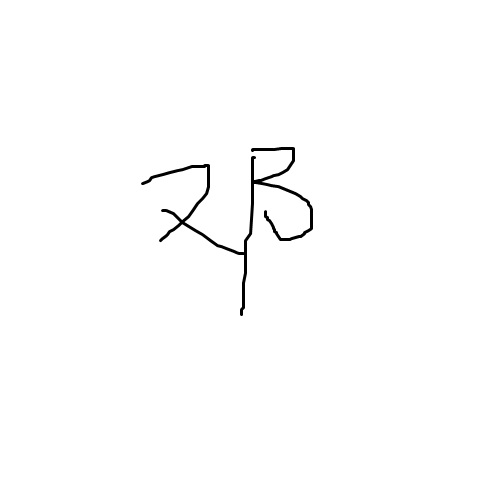
#> input picture deng.jpg, 500 x 500 px
$ python img_to_4_direction_transform.py
#> lines starting #> are read from the running program, lines starting #| are printed output that depends on the picture; after the words box and inside, x2 and y2 are one past the last pixel; in counts of white or black regions, pixels touching at a corner belong together


# -*- encoding: utf-8 -*-
'''
@File		:	pot_to_4direction_transform.py
@Time		:	2024/05/06 14:59:10
@Author		:	dan
@Description:	numpy 图像转 4方向线素的转换器
'''

from matplotlib import pyplot as plt
import numpy as np
import cv2 as cv
import torch


class ImgTo4DirectionTransform:

    @property
    def feature_count(self) -> int:
        '''
        特征数量
        '''
        return self.__feature_count

    '''
    pot数据转4方向线素数据
    '''
    def __init__(self, frame_count : int = 8, show_plt : bool = False) -> None:
        '''
        Parameters
        ----------
        frame_count 表示提取方向线素之后，每行和每列分别平均划分多少个方格

        show_plt 是否显示plt图

        '''
#> in __call__, img is the input picture: shape (500, 500); min 0, max 255, mean 252.9
        self.__frame_count = frame_count
        self.__feature_count = frame_count * frame_count * 4
        self.__show_plt = show_plt
        pass


    def handle_grad(self, d0, d1, d2, d3, d4, d5, d6, d7):
        ''' 处理二值图像，得到8方向的分数图
        1 2 3
        0   4
        7 6 5
        Parameters
        ----------


        Returns
        -------


        '''

        p0 = (d0 + d4) / 2
        p1 = (d1 + d5) / 2
        p2 = (d2 + d6) / 2
        p3 = (d3 + d7) / 2
        return (p0, p1, p2, p3)


    def split_grad_image(self, image) -> list:
        ''' 将图像分割成方向图，输入图像必须先被二值化 （0, 1）

        Parameters
        ----------


        Returns
        -------


        '''
        height, width = image.shape;
        grad_images0 = np.zeros((height, width), dtype=np.float32)
        grad_images1 = np.zeros((height, width), dtype=np.float32)
        grad_images2 = np.zeros((height, width), dtype=np.float32)
        grad_images3 = np.zeros((height, width), dtype=np.float32)
        for h in range(height):
            for w in range(width):
                if image[h, w] == 0:
                    continue

                d0 = d1 = d2 = d3 = d4 = d5 = d6 = d7 = 0
                if h == 0:
                    d1 = d2 = d3 = 0
                    ## 左上角的情况
                    if w == 0:
                        d1 = d0 = d7 = 0
                        d4 = image[h, w + 1]
                        d5 = image[h + 1, w + 1]
                        d6 = image[h + 1, w]

                    ## 右上角的情况
                    elif w == width - 1:
                        d3 = d4 = d5 = 0
                        d0 = image[h, w - 1]
                        d7 = image[h + 1, w - 1]
                        d6 = image[h + 1, w]

                    ## 上边沿情况
                    else:
                        d4 = image[h, w + 1]
                        d5 = image[h + 1, w + 1]
                        d6 = image[h + 1, w]
                        d7 = image[h + 1, w - 1]
                        d0 = image[h, w - 1]


                elif h == height - 1:
                    d5 = d6 = d7 = 0
                    ## 左下角情况
                    if w == 0:
                        d1 = d0 = d7 = 0
                        d2 = image[h - 1, w]
                        d3 = image[h - 1, w + 1]
                        d4 = image[h, w + 1]

                    ## 右下角情况
                    elif w == width - 1:
                        d3 = d4 = d5 = 0
                        d0 = image[h, w - 1]
                        d1 = image[h - 1, w - 1]
                        d2 = image[h - 1, w]

                    ## 下边沿的情况
                    else:
                        d0 = image[h, w - 1]
                        d1 = image[h - 1, w - 1]
                        d2 = image[h - 1, w]
                        d3 = image[h - 1, w + 1]
                        d4 = image[h, w + 1]

                ## 左边延
                elif w == 0:
                    d1 = d0 = d7 = 0
                    d2 = image[h - 1, w]
                    d3 = image[h - 1, w + 1]
                    d4 = image[h, w + 1]
                    d5 = image[h + 1, w + 1]
                    d6 = image[h + 1, w]

                ## 右边延
                elif w == width - 1:
                    d3 = d4 = d5 = 0
                    d0 = image[h, w - 1]
                    d1 = image[h - 1, w - 1]
                    d2 = image[h - 1, w]
                    d7 = image[h + 1, w - 1]
                    d6 = image[h + 1, w]

                # 其他区域
                else:
                    d0 = image[h, w - 1]
                    d1 = image[h - 1, w - 1]
                    d2 = image[h - 1, w]
                    d3 = image[h - 1, w + 1]
                    d4 = image[h, w + 1]
                    d5 = image[h + 1, w + 1]
                    d6 = image[h + 1, w]
                    d7 = image[h + 1, w - 1]

                grad = self.handle_grad(d0, d1, d2, d3, d4, d5, d6, d7)
                grad_images0[h, w] = grad[0]
                grad_images1[h, w] = grad[1]
                grad_images2[h, w] = grad[2]
                grad_images3[h, w] = grad[3]

        return (grad_images0, grad_images1, grad_images2, grad_images3)

    def get_direction_sum_from_grad_image(self, grad_image) -> list:
        ''' 获取网格方向线素特征向量

        Parameters
        ----------
        grad_image : image 方向图

        Returns
        -------


        '''
        min_w = int(grad_image.shape[1] / self.__frame_count);
        min_h = int(grad_image.shape[0] / self.__frame_count);


        direction_sum = np.zeros((min_h, min_w), dtype=np.float32)
        for i in range(self.__frame_count):
            for j in range(self.__frame_count):
                direction_sum[i, j] = np.sum(a=grad_image[i * min_h : (i + 1) * min_h, j * min_w : (j + 1) * min_w])

        ## 将 min_h * min_w 的矩阵，转为一维向量
        return direction_sum.flatten()


    def get_direction_sums(self, image : np.ndarray, need_dilate : bool = True):
        ''' 获取图像的4个方向线素特征，一共返回8 * 8 * 4 大小的特征向量

        Parameters
        ----------
        need_dilate : bool = True, 是否需要膨胀处理，如果原始图像是大于64 * 64，则为了避免在图像缩小的时候信息丢失，在缩小之前要进行膨胀处理。

        Returns
        -------


        '''
#> called with need_dilate = True

        # 膨胀图像
        if need_dilate:
            # 膨胀和腐蚀都是对于白色像素而言的，所以对于黑色的膨胀，则需要进行白色的腐蚀。
            kernel = np.ones((5, 5), dtype=np.uint8) # 卷积核变为4*4
            image = cv.erode(image, kernel, iterations=1)
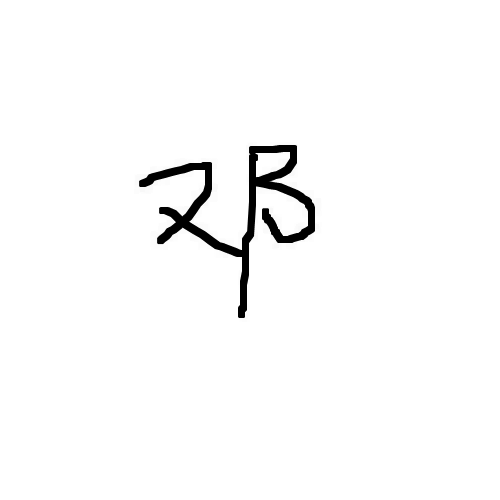
#> image: shape (500, 500); min 0, max 255, mean 249.6


            # # 所以也可以将白色和黑色进行转换，通过 dilate 膨胀之后，再切换回来。
            # image = 255 - image
            # kernel = np.ones((5, 5), dtype=np.uint8) # 卷积核变为4*4
            # image = cv2.dilate(image, kernel, iterations=1)
            # image = 255 - image

        # # 计算图像的重心
        # # 使用图像的矩计算质心
        # moments = cv2.moments(image)
        # center_x = int(moments['m10'] / moments['m00'])  # x 轴重心
        # center_y = int(moments['m01'] / moments['m00'])  # y 轴重心


        # 获取非空区域的边界
        # 使用行和列求和来判断非空区域
        rows_sum = np.sum(image - 255, axis=1)
#> rows_sum = 500 values, max 21480 at index 232, min 0 at index 0, mean 2681.7
        cols_sum = np.sum(image - 255, axis=0)
#> cols_sum = 500 values, max 31232 at index 247, min 0 at index 0, mean 2681.7
        # 找到行和列的最小和最大非空索引
        top = np.argmax(rows_sum > 0)  # 第一个非空行
#> top = 142
        bottom = len(rows_sum) - np.argmax(rows_sum[::-1] > 0)  # 最后一个非空行
#> bottom = 322
        left = np.argmax(cols_sum > 0)  # 第一个非空列
#> left = 134
        right = len(cols_sum) - np.argmax(cols_sum[::-1] > 0)  # 最后一个非空列
#> right = 322
        image = image[top:bottom, left:right]
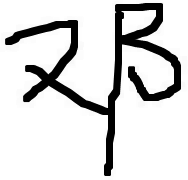
#> image: shape (180, 188); min 0, max 255, mean 215.1

        # 3. 调整图像大小
        # 将图像调整为 65x65
        resized_image = cv.resize(image, (64, 64), interpolation=cv.INTER_LINEAR)


        # 通过阈值将图像二值化
        # src： 输入图像。可以是单通道或多通道图像，但在二值化操作中，通常是灰度图像。
        # thresh： 阈值。如果图像的像素值超过或小于此阈值，将根据指定的规则进行处理。
        # maxval： 最大值。当像素值满足指定条件时，将其替换为这个最大值。
        # type： 阈值类型，决定了如何处理像素值。主要的阈值类型包括：
        # cv2.THRESH_BINARY：二值化。像素值大于阈值时设置为 maxval，否则设置为 0。
        # cv2.THRESH_BINARY_INV：二值化反转。像素值小于或等于阈值时设置为 maxval，否则设置为 0。
        # cv2.THRESH_TRUNC：截断。像素值大于阈值时被截断到阈值，其他值保持不变。
        # cv2.THRESH_TOZERO：阈值到零。像素值大于阈值时保持不变，其他值设置为 0。
        # cv2.THRESH_TOZERO_INV：阈值到零反转。像素值小于或等于阈值时保持不变，其他值设置为 0。
        _, binary_image = cv.threshold(resized_image, 128, 255, cv.THRESH_BINARY_INV)
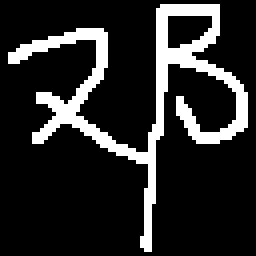
#> binary_image: shape (64, 64) (shown 4 times larger); 15.9% white; 1 white region, box (x1, y1, x2, y2) and area: (2, 1, 62, 63) 651


        # 获取图像边缘
        # image： 输入的图像。通常是灰度图像。如果传入彩色图像，可能需要先将其转换为灰度。
        # threshold1： 较低的阈值，用于确定边缘检测的弱梯度。梯度低于此阈值的区域不会被视为边缘。
        # threshold2： 较高的阈值，用于确定边缘检测的强梯度。梯度高于此阈值的区域肯定会被视为边缘。
        # apertureSize： 可选参数，Sobel 算子的孔径大小，用于计算梯度。默认值为 3。较大的孔径会产生更平滑的边缘。
        # L2gradient： 可选参数，布尔值，表示计算梯度幅度的方法。如果为 True，则使用 L2 范数（即欧几里得范数）计算梯度；如果为 False，则使用 L1 范数。默认值为 False。
        canny_edges = cv.Canny(image = binary_image, threshold1=10, threshold2=250)
#> canny_edges: shape (64, 64); 10.2% white in thin lines or dots
        _, canny_edges = cv.threshold(canny_edges, 0.5, 1, cv.THRESH_BINARY)
#> canny_edges: shape (64, 64); values 0 (black) and 1 (white), 10.2% white in thin lines or dots


        # 计算4方向的方向线素
        # 1 2 3
        # 0   4
        # 7 6 5
        grad_images = self.split_grad_image(canny_edges)
#> after the loop in split_grad_image, `for h in range(height):`:
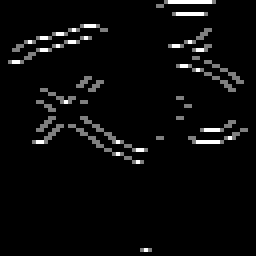
#> grad_images0: shape (64, 64) float32 (shown 4 times larger); min 0, max 1, mean 0.0386
#> after the loop in split_grad_image, `for h in range(height):`:
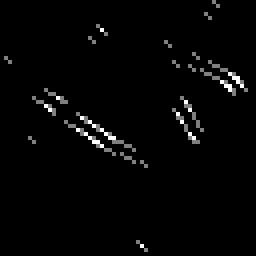
#> grad_images1: shape (64, 64) float32 (shown 4 times larger); min 0, max 1, mean 0.0195
#> after the loop in split_grad_image, `for h in range(height):`:
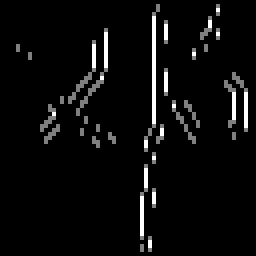
#> grad_images2: shape (64, 64) float32 (shown 4 times larger); min 0, max 1, mean 0.0425
#> after the loop in split_grad_image, `for h in range(height):`:
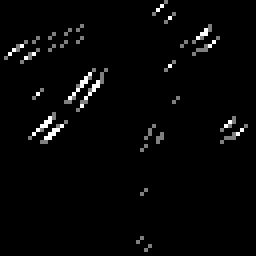
#> grad_images3: shape (64, 64) float32 (shown 4 times larger); min 0, max 1, mean 0.0232
        sum_directions = []
        for grad_img in grad_images:
            sum_direction = self.get_direction_sum_from_grad_image(grad_img)
            sum_directions.extend(sum_direction)
#> this loop made 4 passes
        if self.__show_plt:
            print(sum_directions)
#> (printed output is left out)

        if self.__show_plt:

            # 4. 显示处理后的图像
            plt.figure(figsize=(12, 6))

            plt.subplot(2, 4, 1)
            plt.imshow(image, cmap='gray')
            plt.title("Original Image")
            plt.axis("off")

            plt.subplot(2, 4, 2)
            plt.imshow(resized_image, cmap='gray')
            plt.title("resized_image")
            plt.axis("off")

            plt.subplot(2, 4, 3)
            plt.imshow(binary_image, cmap='gray')
            plt.title("binary_image")
            plt.axis("off")

            plt.subplot(2, 4, 4)
            plt.imshow(canny_edges, cmap='gray')
            plt.title("canny_edges ")
            plt.axis("off")


            ## 显示方向线素图
            plt.subplot(2, 4, 5)
            plt.imshow(grad_images[0], cmap='gray')
            plt.title("grad_images0")
            plt.axis("off")

            plt.subplot(2, 4, 6)
            plt.imshow(grad_images[1], cmap='gray')
            plt.title("grad_images1")
            plt.axis("off")

            plt.subplot(2, 4, 7)
            plt.imshow(grad_images[2], cmap='gray')
            plt.title("grad_images2")
            plt.axis("off")

            plt.subplot(2, 4, 8)
            plt.imshow(grad_images[3], cmap='gray')
            plt.title("grad_images3 ")
            plt.axis("off")


            plt.show()

        return sum_directions;


    def __call__(self, img : np.ndarray):
        if isinstance(img, str):
            img = cv.imread(img, cv.IMREAD_GRAYSCALE)
        features = self.get_direction_sums(img)
        features = np.array(features).flatten()
        features = torch.tensor(features, dtype=torch.float32)
        return features


def main():
    transform = ImgTo4DirectionTransform(show_plt=True)
    transform(img="deng.jpg")
#> (the call stopped at in __call__, `features = torch.tensor(features, dtype=torch.float32)`: torch is not available in this run)
    pass

if __name__ == '__main__':
    main()

$ run again, with handwritten_chinese.jpg copied over deng.jpg
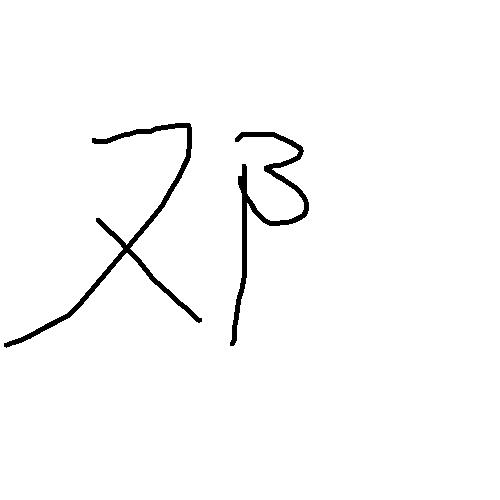
#> input picture handwritten_chinese.jpg, 500 x 500 px
#> in __call__, img is the input picture: shape (500, 500); min 0, max 255, mean 249.9
#> rows_sum = 500 values, max 20710 at index 127, min 0 at index 0, mean 3653.7
#> cols_sum = 500 values, max 21165 at index 249, min 0 at index 210, mean 3653.7
#> top = 118
#> bottom = 354
#> left = 0
#> right = 314
#> in get_direction_sums, `_, binary_image = cv.threshold(resized_image, 128, 255, cv.THRESH_BINA..`:
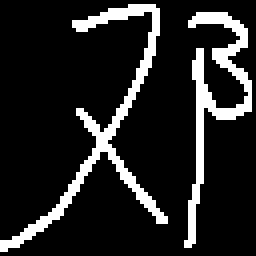
#> binary_image: shape (64, 64) (shown 4 times larger); 13.9% white in thin lines or dots
#> after the loop in split_grad_image, `for h in range(height):`:
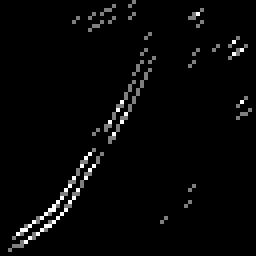
#> grad_images3: shape (64, 64) float32 (shown 4 times larger); min 0, max 1, mean 0.0264
#> the loop in get_direction_sums, `for grad_img in grad_images:` made 4 passes
#> (printed output is left out)
